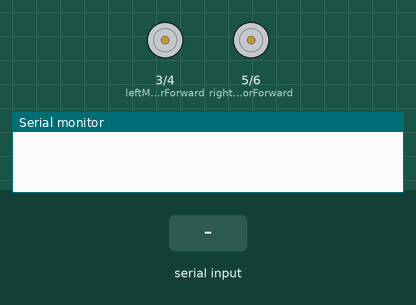
A sketch run on a simulated Arduino Uno, built with avr-gcc and run on an emulated ATmega328P. On the bench: motor-driver pin pairs drawn as motors (green arrow = first pin HIGH = forward, orange = second pin HIGH = backward, longer = more drive), the last lines printed to the serial monitor. Inputs (shaded band) come from the test bench.

Above: at 1.2 s.
1.3 s: "F" received over Serial
At 1.8 s:
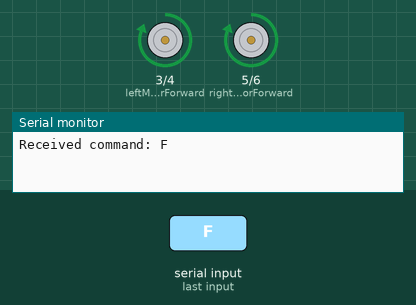
2.8 s: "B" received over Serial
At 4.0 s:
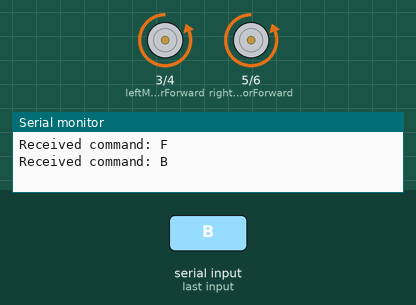
4.3 s: "L" received over Serial
At 5.2 s:
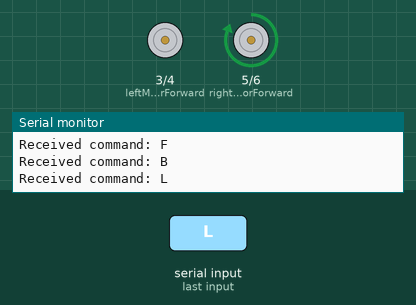
5.8 s: "R" received over Serial
At 6.4 s:
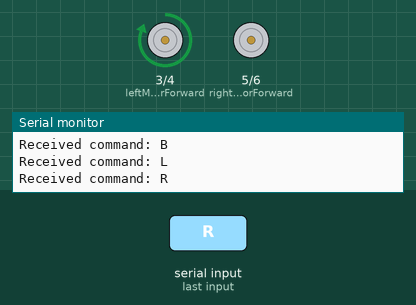
Timing chart, 0 to 8.3 s (numbered marks = the images above; inputs shaded):
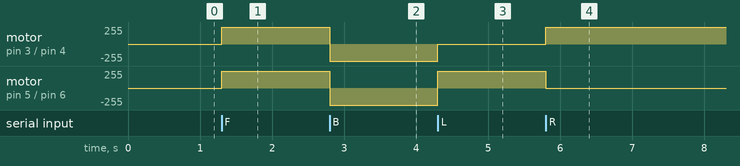

Measured:
- after the input at 1.3 s, motor on pin 3 (leftMotorForward) / pin 4 (leftMotorBackward), motor on pin 5 (rightMotorForward) / pin 6 (rightMotorBackward): stopped → forward 255/255 at once
- after the input at 2.8 s, motor on pin 3 (leftMotorForward) / pin 4 (leftMotorBackward), motor on pin 5 (rightMotorForward) / pin 6 (rightMotorBackward): forward 255/255 → backward 255/255 at once
- after the input at 4.3 s, motor on pin 3 (leftMotorForward) / pin 4 (leftMotorBackward): backward 255/255 → stopped at once; motor on pin 5 (rightMotorForward) / pin 6 (rightMotorBackward): backward 255/255 → forward 255/255 at once
- after the input at 5.8 s, motor on pin 3 (leftMotorForward) / pin 4 (leftMotorBackward): stopped → forward 255/255 at once; motor on pin 5 (rightMotorForward) / pin 6 (rightMotorBackward): forward 255/255 → stopped at once

The sketch:

v1.ino
```cpp
#include <SoftwareSerial.h>
// Define motor control pins for the two channels
// These pins are connected to the L293D shield outputs controlling the motors.
// For example, left motors are controlled by two pins and right motors by two pins.
const int leftMotorForward  = 3;
const int leftMotorBackward = 4;
const int rightMotorForward = 5;
const int rightMotorBackward= 6;

void setup() {
  // Initialize serial communication (HC-05 is connected via Arduino's Serial)
  Serial.begin(9600);

  // Initialize motor pins as outputs
  pinMode(leftMotorForward, OUTPUT);
  pinMode(leftMotorBackward, OUTPUT);
  pinMode(rightMotorForward, OUTPUT);
  pinMode(rightMotorBackward, OUTPUT);

  // Stop all motors initially
  stopMotors();
}

void loop() {
  // Check if a serial command is available
  if (Serial.available() > 0) {
    char command = Serial.read();
    Serial.print("Received command: ");
    Serial.println(command);
    executeCommand(command);
  }
}

// Execute command based on the character received
void executeCommand(char cmd) {
  switch (cmd) {
    case 'F': // Forward
      forward();
      break;
    case 'B': // Backward
      backward();
      break;
    case 'L': // Turn left
      turnLeft();
      break;
    case 'R': // Turn right
      turnRight();
      break;
    case 'S': // Stop
      stopMotors();
      break;
    default:
      // For any unknown command, stop the robot.
      stopMotors();
      break;
  }
}

// Drive both motor groups forward
void forward() {
  digitalWrite(leftMotorForward, HIGH);
  digitalWrite(leftMotorBackward, LOW);
  digitalWrite(rightMotorForward, HIGH);
  digitalWrite(rightMotorBackward, LOW);
}

// Drive both motor groups backward
void backward() {
  digitalWrite(leftMotorForward, LOW);
  digitalWrite(leftMotorBackward, HIGH);
  digitalWrite(rightMotorForward, LOW);
  digitalWrite(rightMotorBackward, HIGH);
}

// Turn left: Stop left motors, run right motors forward
void turnLeft() {
  digitalWrite(leftMotorForward, LOW);
  digitalWrite(leftMotorBackward, LOW);
  digitalWrite(rightMotorForward, HIGH);
  digitalWrite(rightMotorBackward, LOW);
}

// Turn right: Run left motors forward, stop right motors
void turnRight() {
  digitalWrite(leftMotorForward, HIGH);
  digitalWrite(leftMotorBackward, LOW);
  digitalWrite(rightMotorForward, LOW);
  digitalWrite(rightMotorBackward, LOW);
}

// Stop all motors
void stopMotors() {
  digitalWrite(leftMotorForward, LOW);
  digitalWrite(leftMotorBackward, LOW);
  digitalWrite(rightMotorForward, LOW);
  digitalWrite(rightMotorBackward, LOW);
}
```
